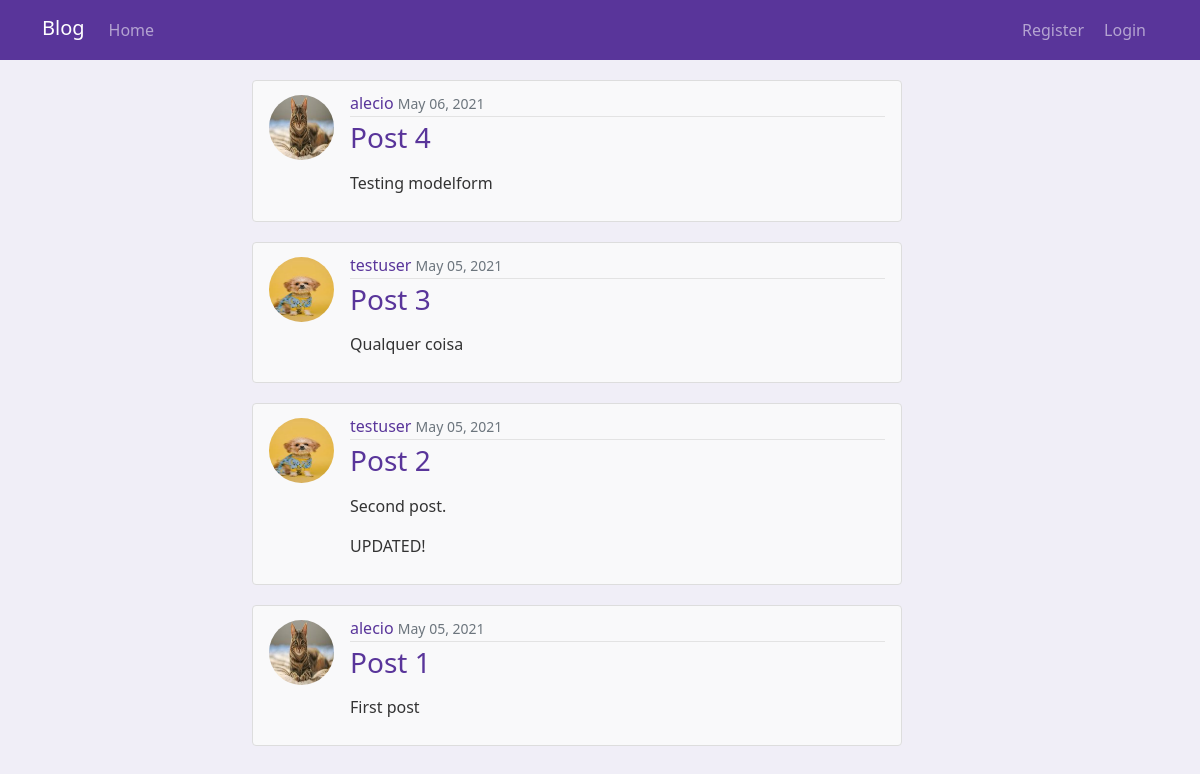
The page / on the database its author committed.
### posts/models.py (models this page shows, shortened)
class Post(models.Model):
    author = models.ForeignKey(User, on_delete=models.CASCADE)
    title = models.CharField(max_length=100)
    content = models.TextField(max_length=200)
    pub_date = models.DateTimeField(auto_now_add=True)

### useraccounts/models.py (models this page shows, shortened)
class Profile(models.Model):
    user = models.OneToOneField(User, on_delete=models.CASCADE)
    bio = models.TextField(max_length=500, blank=True, null=True)
    profile_pic = models.ImageField(upload_to='profile_pictures', default='avatar.jfif')

### posts/views.py (the view)
# urls.py: path('', home_view, name='home'),
def home_view(request):
    posts = Post.objects.all()
    reverse_ordered_posts = Post.objects.order_by("-pub_date")
    context = {
        'posts': reverse_ordered_posts
        }
    return render(request, 'home.html', context=context)

### templates/home.html
{% extends "base.html" %}
{% load static %}
{% block content %}
    {% for post in posts %}
        <article class="content-section d-flex">
          <img class="flex-shrink-0 me-3 mt-1 rounded-circle" style="width:65px;height:65px;" src="{{ post.author.profile.profile_pic.url }}" alt="Profile picture">
          <div class="w-100">
            <div class="post-metadata">
              <a class="link-purple-600 text-decoration-none" href="/profile/{{ post.author.username }}/">{{ post.author.username }}</a>
              <small class="text-muted">{{ post.pub_date|date:"F d, Y" }}</small>
            </div>
            <h3><a class="title link-purple-600 text-decoration-none" href="/{{ post.pk }}/">{{ post.title }}</a></h3>
            <p class="post-content text-purple-400">{{ post.content|linebreaks }}</p>
          </div>
        </article>
    {% endfor %}
{% endblock content %}

### static/css/main.css (style rules this page uses)
body { background: #f0eef7; color: #333333; margin-top: 5rem; height: 100%; z-index: 0; }
.content-section { background: #f9f9fa; padding: 10px 16px; border: 1px solid #dddddd; border-radius: 4px; margin-bottom: 20px; max-width: 650px; }
.post-metadata { padding-bottom: 1px; margin-bottom: 4px; border-bottom: 1px solid #e3e3e3; }
.title { font-weight: 500; }
.text-purple-400, .link-purple-400 { color: #8c68cd; }
.text-purple-600, .link-purple-600 { color:#59359a; }

### rows shown on the page
Post: author.profile.profile_pic (picture), author.username "alecio", pub_date "May 06, 2021", title "Post 4", content "Testing modelform"
Post: author.profile.profile_pic (picture), author.username "testuser", pub_date "May 05, 2021", title "Post 3", content "Qualquer coisa"
Post: author.profile.profile_pic (picture), author.username "testuser", pub_date "May 05, 2021", title "Post 2", content "Second post. UPDATED!"
Post: author.profile.profile_pic (picture), author.username "alecio", pub_date "May 05, 2021", title "Post 1", content "First post"
